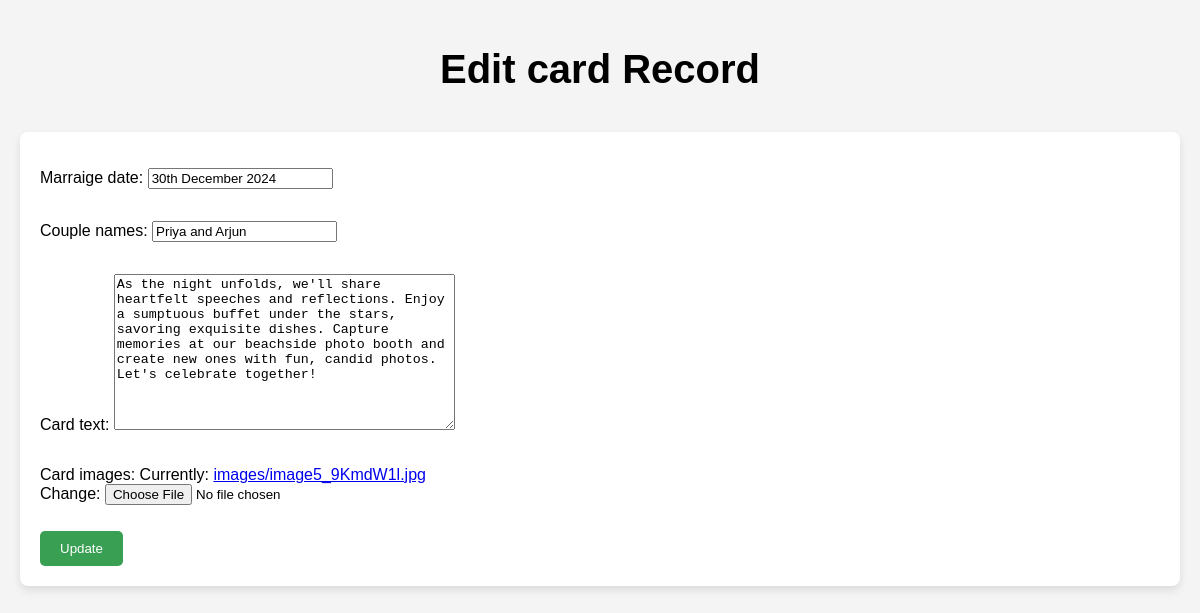
/custom_admin/edit/card/2/ (signed in), run on the app's committed database.
### Eventapp/models.py (models this page shows)
class Card(models.Model):
    marraige_date = models.CharField(max_length=20, null=True)
    couple_names = models.CharField(max_length=255, null=True)
    card_text = models.TextField(null=True)
    card_images = models.ImageField(upload_to='images/')

### admin_role/views.py (the view)
# urls.py: path('custom_admin/edit/<str:model>/<int:id>/', edit_record, name='edit_record'),
@login_required
def edit_record(request, model, id):
    model_class = {
        'card': Card,
        'gallery': Gallery,
        'services': Services,
        'packages': Packages,
        'couplemoments': CoupleMoments,
        'weddinggallery': WeddingGallery,
        'venue': Venue,
        'ocassion': Ocassion,
        'decoration': Decoration,
        'photography': Photography
    }[model]
    form_class = {
        'card': CardForm,
        'gallery': GalleryForm,
        'services': ServicesForm,
        'packages': PackagesForm,
        'couplemoments': CoupleMomentsForm,
        'weddinggallery': WeddingGalleryForm,
        'venue': VenueForm,
        'ocassion': OcassionForm,
        'decoration': DecorationForm,
        'photography': PhotographyForm,
    }[model]
    record = get_object_or_404(model_class, id=id)
    if request.method == 'POST':
        form = form_class(request.POST, request.FILES, instance=record)
        if form.is_valid():
            form.save()
            return redirect('Eventapp:records_page')
    else:
        form = form_class(instance=record)
    return render(request, 'admin/EditRecord.html', {'form': form, 'model': model, 'id': id})

### admin_role/forms.py
class CardForm(forms.ModelForm):
        class Meta:
            model = Card
            fields = '__all__'

### template/admin/EditRecord.html (shortened to what this page needs)
<!DOCTYPE html>
<html lang="en">
<head>
</head>
<body>
    <h1>Edit {{ model }} Record</h1>
    <div class="form-section">
        <form method="post" enctype="multipart/form-data">
            {{ form.as_p }}
            <button type="submit">Update</button>
        </form>
    </div>
</body>
</html>

### template/admin/EditRecord.html (style rules this page uses)
body { font-family: 'Poppins', sans-serif; margin: 0; padding: 20px; background-color: #f4f4f4; }
h1 { text-align: center; margin-bottom: 40px; font-size: 2.5rem; }
.form-section { background: #fff; padding: 20px; margin-bottom: 40px; border-radius: 8px; box-shadow: 0 4px 8px rgba(0, 0, 0, 0.1); }
form { display: flex; flex-direction: column; }
form button { align-self: flex-start; padding: 10px 20px; margin-top: 10px; background-color: #399f52; color: #fff; border: none; border-radius: 5px; cursor: pointer; transition: background-color 0.3s; }

### data on the page
Card: marraige_date "30th December 2024", couple_names "Priya and Arjun", card_text "As the night unfolds, we'll share heartfelt speeches and reflections. Enjoy a sumptuous buffet under the stars, savoring exquisite dishes. Capture memories at our beachside photo booth and create new ones with fun, candid photos. Let's celebrate together!"

### other printed values
{{ model }} "card"
